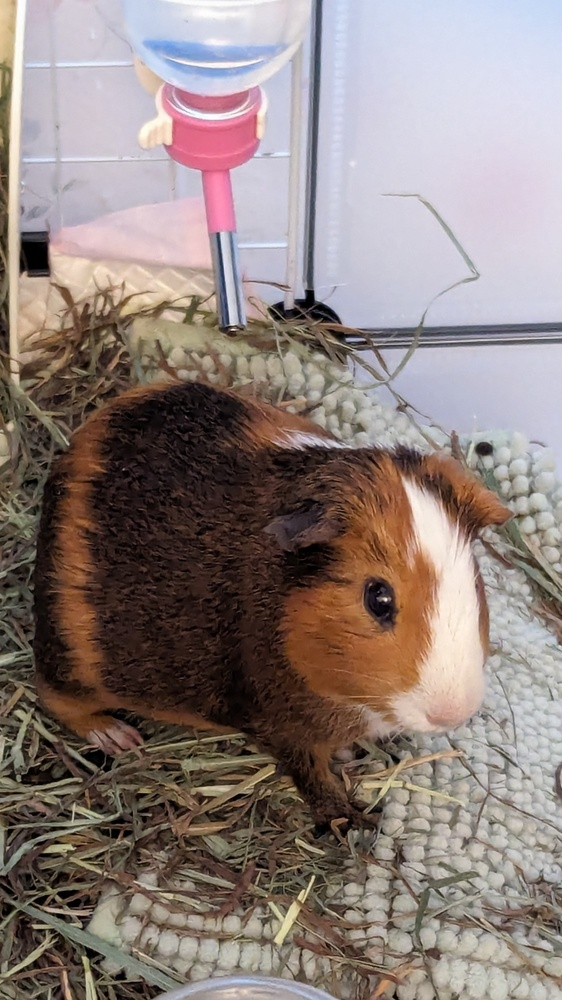
#> input picture CS767/HW/HW1/original.jpg, 562 x 1000 px, shrunk from 2268 x 4032 before the run, found by its file name
$ jupyter execute JDong_HW1_Task1_Results.ipynb
#> lines starting #> are read from the running program, lines starting #| are printed output that depends on the picture; long printed decimals are rounded
[cell 1]
import numpy as np
import cv2
import matplotlib.pyplot as plt
import scipy.stats as st

# recources used: course ppt, chatgpt-4 (not copying the code but rather as a way to
# check my answers and see if there's better implementation)
# helper function that calculates the p value for each pixel value
def getPArray(histogramArray):
    result = histogramArray/sum(histogramArray)
    return result
# Kolmogorov - Smirnov
def ks(a,b):
    res = st.kstest(a.flatten(), b.flatten())
    print(res)
    return res

# Cross-Entropy
def crossEntropy(a,b):
    # calculate the pk and qk for a and b numpy arrays
    # need to normalize the data
    base = 256
    a = 1.0*a / np.sum(a)
    b = 1.0*b / np.sum(b)
    result = st.entropy(a, base=base) + st.entropy(a, b, base=base)
    return np.round(result,2)
# KL-divergence
def klDivergence(pk, qk):
    pk = 1.0*pk / np.sum(pk, axis=0)
    qk = 1.0*qk / np.sum(qk, axis=0)
    # check to decide if we apply single or multi entropy
    if qk is None:
        return np.sum(entropy_single(pk), axis=0)
    else:
        if len(qk) != len(pk):
            raise ValueError("qk and pk must have same length.")
        qk = 1.0*qk / np.sum(qk, axis=0)
        return np.sum(crossEntropy(pk, qk), axis=0)

# JS-divergence
def jsDivergence(p,q):
    m = (p+q)/2 # mean of them
    js = (klDivergence(p, m) + klDivergence(q, m))/2
    return js

if __name__ == "__main__":
    ## Task 1
    # Using my guinea pig (cookie)'s image and the same image with
    # "google enchanced filter"
    # recrouces used: OpenCV docs
    original = cv2.imread("./Original.jpg")
#> original is the input picture: shape (1000, 562, 3); mean B, G, R 124.7, 128.7, 142.1
    enhanced = cv2.imread("./Enhanced.jpg")
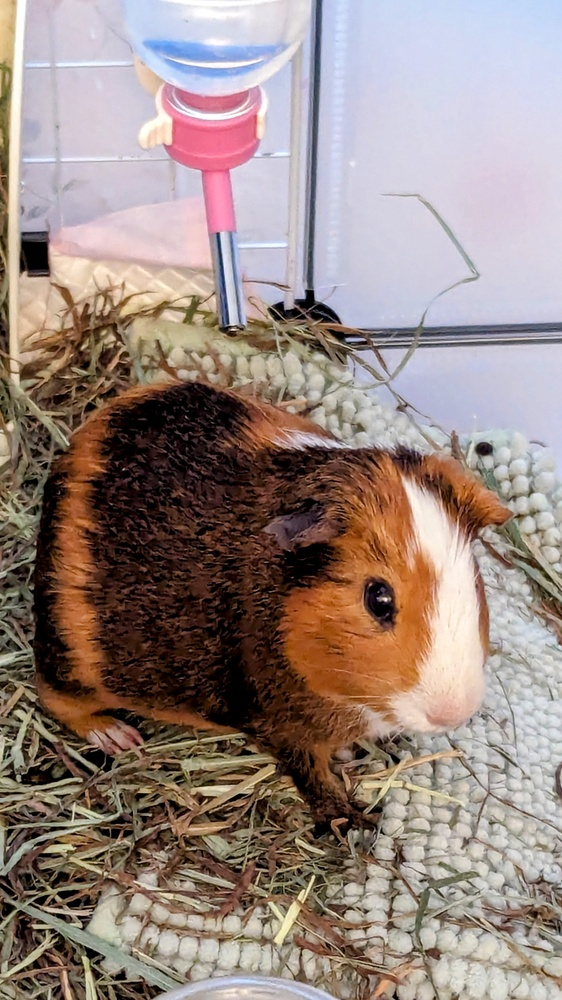
#> input picture CS767/HW/HW1/enhanced.jpg, 562 x 1000 px, shrunk from 2268 x 4032 before the run, found by its file name
#> enhanced is the input picture: shape (1000, 562, 3); mean B, G, R 129.4, 135.4, 152.3

    # I am using Greyscale of the images
    greyOriginal = cv2.cvtColor(original, cv2.COLOR_BGR2GRAY)
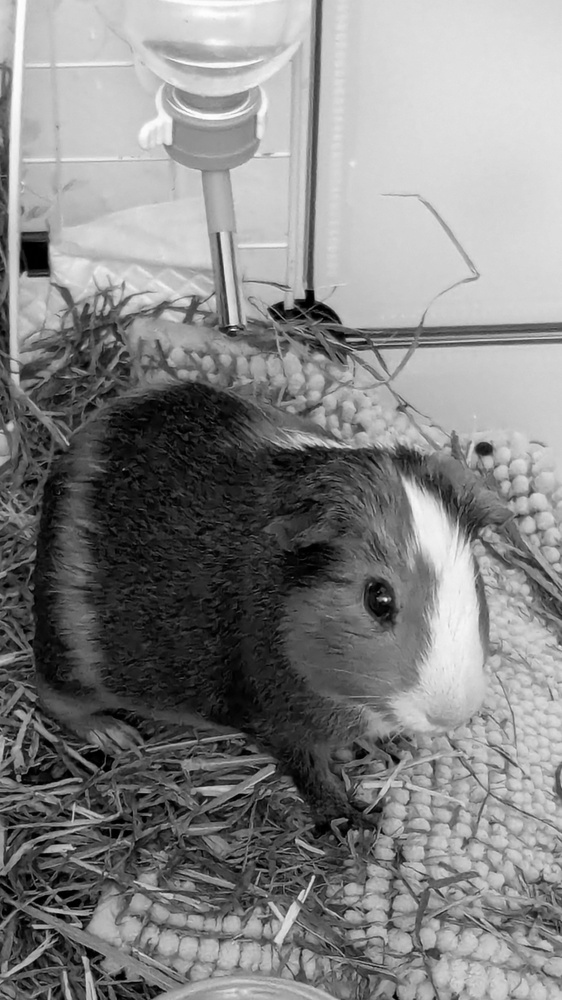
#> greyOriginal: shape (1000, 562); min 0, max 255, mean 132.2
    greyEnhanced = cv2.cvtColor(enhanced, cv2.COLOR_BGR2GRAY)
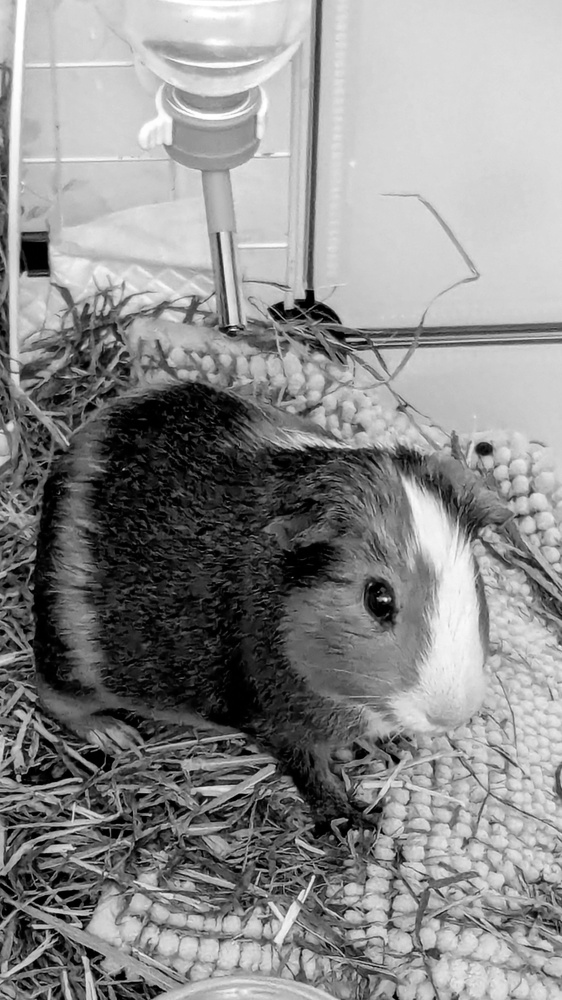
#> greyEnhanced: shape (1000, 562); min 0, max 255, mean 139.8
    # Using OpenCV library to calculate the histogram for the images
    # refer to https://docs.opencv.org/3.4/d8/dbc/tutorial_histogram_calculation.html
    originalHistogram = cv2.calcHist([greyOriginal], [0], None, [256], [0, 256])
#> originalHistogram = 256 values, max 6859 at index 206, min 3 at index 255, mean 2195.3
    enhancedHistogram = cv2.calcHist([greyEnhanced], [0], None, [256], [0, 256])
#> enhancedHistogram = 256 values, max 9186 at index 218, min 157 at index 248, mean 2195.3

    plt.figure(figsize=(12, 5))
    plt.subplot(2,1,1)
    plt.plot(originalHistogram, color='gray')
    plt.title('Histogram of the Orignal Image (Grayscale)')
    plt.xlabel('Pixel Values')
    plt.ylabel('Frequency')
    plt.xlim([0, 256])
    plt.show()
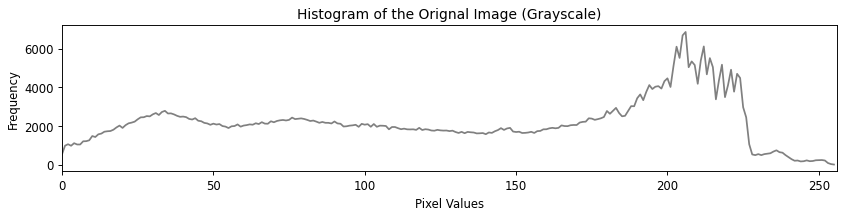
#> figure drawn by matplotlib, 1 panel; curve peaks at x = 206, y = 6859

    plt.subplot(2, 1, 2)
    plt.plot(enhancedHistogram, color='gray')
    plt.title('Histogram of Enhanced Image (Grayscale)')
    plt.xlabel('Pixel Values')
    plt.ylabel('Frequency')
    plt.xlim([0, 256])
    plt.show()
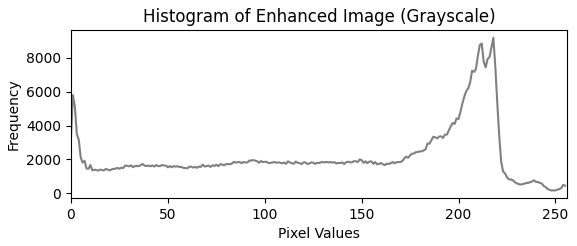
#> figure drawn by matplotlib, 1 panel; curve peaks at x = 218, y = 9186


    ### Q1.3
    originalP = getPArray(originalHistogram)
#> in getPArray, `result = histogramArray/sum(histogramArray)`: result = 256 values, max 0.0122 at index 206, min 5.34e-06 at index 255, mean 0.00391
#> originalP has the same summary as result in getPArray
    enchancedP = getPArray(enhancedHistogram)
#> enchancedP = 256 values, max 0.0163 at index 218, min 0.000279 at index 248, mean 0.00391
    ks(originalHistogram,enhancedHistogram)
#> in ks, `res = st.kstest(a.flatten(), b.flatten())`: res = (0.359, 4.42e-15)
#| KstestResult(statistic=0.3594, pvalue=4.424974268211698e-15, statistic_location=1934.0, statistic_sign=-1)
    print("Cross Entropy is : ",crossEntropy(originalP,enchancedP))
#> in crossEntropy, `a = 1.0*a / np.sum(a)`: a has the same summary as result in getPArray
#> in crossEntropy, `b = 1.0*b / np.sum(b)`: b has the same summary as enchancedP outside crossEntropy
#> in crossEntropy, `result = st.entropy(a, base=base) + st.entropy(a, b, base=base)`: result = [0.987]
#| Cross Entropy is :  [0.99]
    print("KL_Divergence result Original vs Enhanced: ",klDivergence(originalP,enchancedP))
#> in klDivergence, `pk = 1.0*pk / np.sum(pk, axis=0)`: pk = 256 values, max 0.0122 at index 206, min 5.34e-06 at index 255, mean 0.00391
#> in klDivergence, `qk = 1.0*qk / np.sum(qk, axis=0)`: qk has the same summary as enchancedP outside klDivergence
#| KL_Divergence result Original vs Enhanced:  0.99
    print("JS_Divergence result: ",jsDivergence(originalP,enchancedP))
#> in jsDivergence, `m = (p+q)/2`: m = 256 values, max 0.0133 at index 212, min 0.000305 at index 248, mean 0.00391
#> in jsDivergence, `js = (klDivergence(p, m) + klDivergence(q, m))/2`: js = 0.97
#| JS_Divergence result:  0.97
